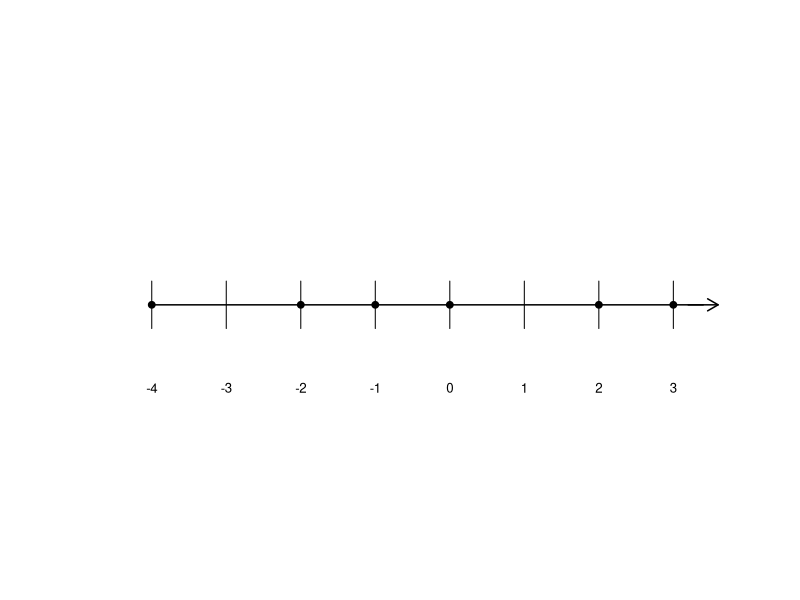
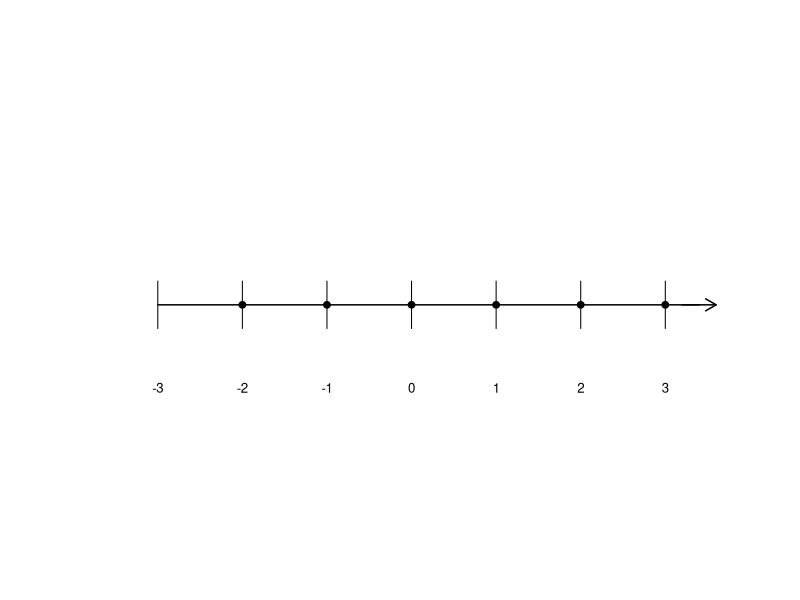
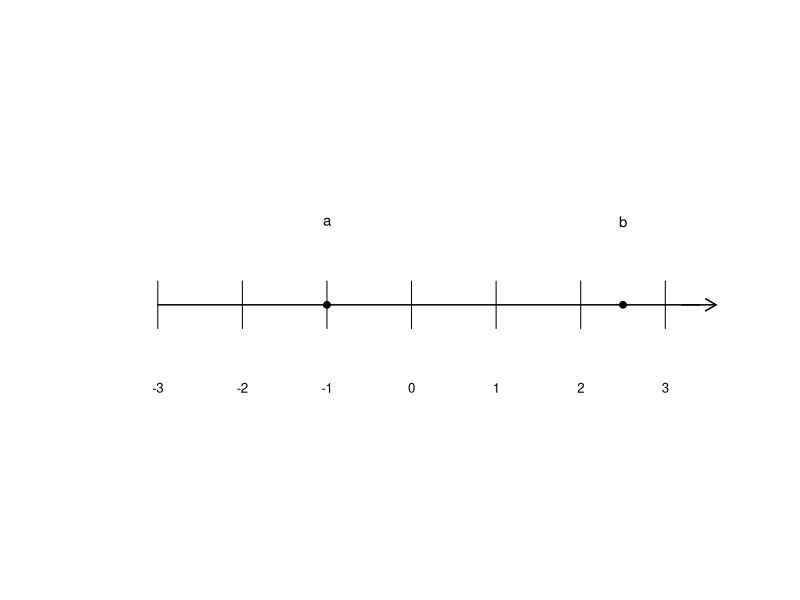

Generate these figures, in order, with R:
setwd("C:/Users/18904/Github/junior-mathematics/codes")
if(!dir.exists("../figures"))dir.create("../figures")

# horizontal number line from lo to hi, integer ticks, arrow at right
nl=function(lo,hi,pts=NULL,plab=NULL,toplab=NULL){
  plot(c(lo,hi),c(0,0),type="n",xlim=c(lo-0.6,hi+0.8),ylim=c(-0.6,0.7),axes=FALSE,xlab="",ylab="")
  segments(lo,0,hi+0.4,0,lwd=1.5)
  arrows(hi+0.2,0,hi+0.6,0,length=0.12,lwd=1.5)
  ticks=lo:hi
  segments(ticks,-0.08,ticks,0.08,lwd=1)
  text(ticks,-0.28,ticks,cex=0.8)
  if(!is.null(pts)){
    points(pts,rep(0,length(pts)),pch=19,cex=0.9)
    if(!is.null(plab))text(pts,rep(-0.48,length(pts)),plab,cex=0.7)
  }
  if(!is.null(toplab))for(n in names(toplab)){points(toplab[[n]],0,pch=19,cex=0.9);text(toplab[[n]],0.28,n,cex=0.9)}
}

# week4-1: review q2, show 3,-4,0,2,-2,-1
draw1=function(){nl(-4,3,pts=c(-4,-2,-1,0,2,3))}
cairo_pdf("../figures/week4-1.pdf",width=4,height=4,family="sans");draw1();dev.off()
svglite::svglite("../figures/week4-1.svg",width=4,height=4);draw1();dev.off()

# week4-2: review q7, integer x with -3<x<4 -> -2,-1,0,1,2,3
draw2=function(){nl(-3,3,pts=c(-2,-1,0,1,2,3))}
cairo_pdf("../figures/week4-2.pdf",width=4,height=4,family="sans");draw2();dev.off()
svglite::svglite("../figures/week4-2.svg",width=4,height=4);draw2();dev.off()

# week4-3: review q8, a<0<b with |a|<|b|
draw3=function(){nl(-3,3,toplab=c(a=-1,b=2.5))}
cairo_pdf("../figures/week4-3.pdf",width=4,height=4,family="sans");draw3();dev.off()
svglite::svglite("../figures/week4-3.svg",width=4,height=4);draw3();dev.off()
